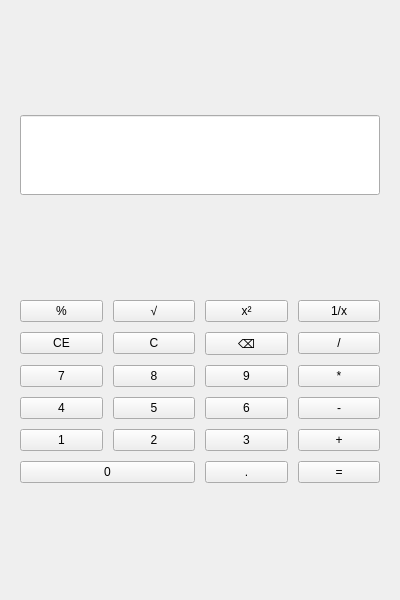
<?xml version="1.0" encoding="UTF-8"?>
<ui version="4.0">
 <class>widget</class>
 <widget class="QWidget" name="widget">
  <property name="geometry">
   <rect>
    <x>0</x>
    <y>0</y>
    <width>400</width>
    <height>600</height>
   </rect>
  </property>
  <property name="windowTitle">
   <string>Modern Calculator</string>
  </property>
  <layout class="QVBoxLayout" name="verticalLayout">
   <property name="spacing">
    <number>10</number>
   </property>
   <property name="leftMargin">
    <number>20</number>
   </property>
   <property name="topMargin">
    <number>20</number>
   </property>
   <property name="rightMargin">
    <number>20</number>
   </property>
   <property name="bottomMargin">
    <number>20</number>
   </property>

   <!-- 显示框 -->
   <item>
    <widget class="QLineEdit" name="lineEdit">
     <property name="minimumSize">
      <size><width>0</width><height>80</height></size>
     </property>
     <property name="font">
      <font><pointsize>30</pointsize></font>
     </property>
     <property name="alignment">
      <enum>Qt::AlignRight|Qt::AlignVCenter</enum>
     </property>
     <property name="readOnly">
      <bool>true</bool>
     </property>
    </widget>
   </item>

   <!-- 按钮网格 -->
   <item>
    <layout class="QGridLayout" name="gridLayout">
     <property name="spacing">
      <number>10</number>
     </property>

     <!-- Row 0: 高级运算 -->
     <item row="0" column="0"><widget class="QPushButton" name="pushButton_19"><property name="text"><string>%</string></property></widget></item>
     <item row="0" column="1"><widget class="QPushButton" name="pushButton_20"><property name="text"><string>√</string></property></widget></item>
     <item row="0" column="2"><widget class="QPushButton" name="pushButton_21"><property name="text"><string>x²</string></property></widget></item>
     <item row="0" column="3"><widget class="QPushButton" name="pushButton_22"><property name="text"><string>1/x</string></property></widget></item>

     <!-- Row 1: 清除与除法 -->
     <item row="1" column="0"><widget class="QPushButton" name="pushButton_16"><property name="text"><string>CE</string></property></widget></item>
     <item row="1" column="1"><widget class="QPushButton" name="pushButton_15"><property name="text"><string>C</string></property></widget></item>
     <item row="1" column="2"><widget class="QPushButton" name="pushButton_17"><property name="text"><string>⌫</string></property></widget></item>
     <item row="1" column="3"><widget class="QPushButton" name="pushButton_14"><property name="text"><string>/</string></property></widget></item>

     <!-- Row 2: 7 8 9 * -->
     <item row="2" column="0"><widget class="QPushButton" name="pushButton_7"><property name="text"><string>7</string></property></widget></item>
     <item row="2" column="1"><widget class="QPushButton" name="pushButton_8"><property name="text"><string>8</string></property></widget></item>
     <item row="2" column="2"><widget class="QPushButton" name="pushButton_9"><property name="text"><string>9</string></property></widget></item>
     <item row="2" column="3"><widget class="QPushButton" name="pushButton_18"><property name="text"><string>*</string></property></widget></item>

     <!-- Row 3: 4 5 6 - -->
     <item row="3" column="0"><widget class="QPushButton" name="pushButton_4"><property name="text"><string>4</string></property></widget></item>
     <item row="3" column="1"><widget class="QPushButton" name="pushButton_5"><property name="text"><string>5</string></property></widget></item>
     <item row="3" column="2"><widget class="QPushButton" name="pushButton_6"><property name="text"><string>6</string></property></widget></item>
     <item row="3" column="3"><widget class="QPushButton" name="pushButton_13"><property name="text"><string>-</string></property></widget></item>

     <!-- Row 4: 1 2 3 + -->
     <item row="4" column="0"><widget class="QPushButton" name="pushButton_1"><property name="text"><string>1</string></property></widget></item>
     <item row="4" column="1"><widget class="QPushButton" name="pushButton_2"><property name="text"><string>2</string></property></widget></item>
     <item row="4" column="2"><widget class="QPushButton" name="pushButton_3"><property name="text"><string>3</string></property></widget></item>
     <item row="4" column="3"><widget class="QPushButton" name="pushButton_12"><property name="text"><string>+</string></property></widget></item>

     <!-- Row 5: 0 . = -->
     <item row="5" column="0" colspan="2"><widget class="QPushButton" name="pushButton_0"><property name="text"><string>0</string></property></widget></item>
     <item row="5" column="2"><widget class="QPushButton" name="pushButton_10"><property name="text"><string>.</string></property></widget></item>
     <item row="5" column="3"><widget class="QPushButton" name="pushButton_11"><property name="text"><string>=</string></property></widget></item>
    </layout>
   </item>
  </layout>
 </widget>
 <resources/>
 <connections/>
</ui>
